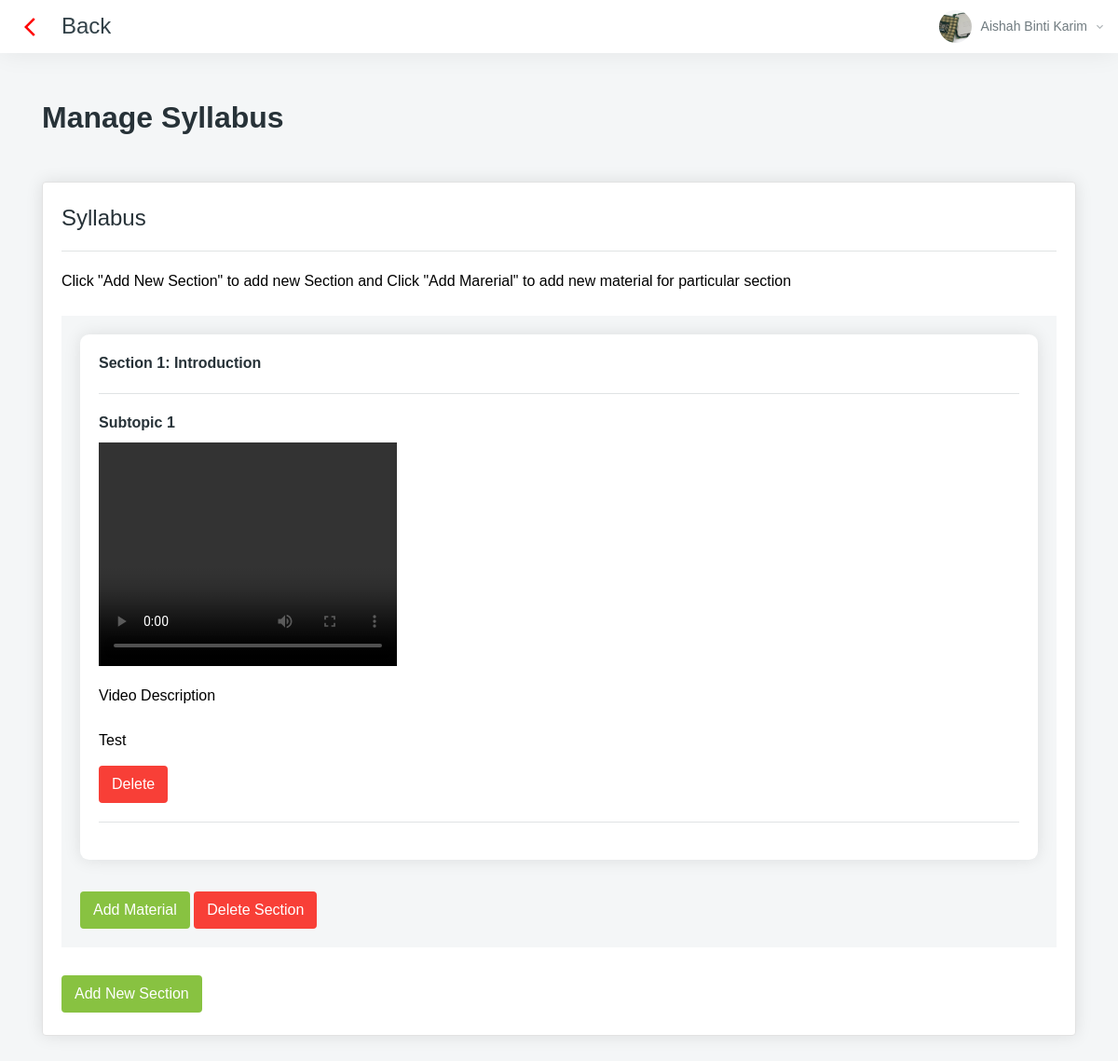
Page /instructor/matapelajaran.php?id=1 (signed in) on the committed database.
### tables this page shows
CREATE TABLE `instructor` (
  `instructor_id` int(11) NOT NULL,
  `instructor_name` varchar(80) NOT NULL,
  `instructor_email` varchar(80) NOT NULL,
  `instructor_password` varchar(80) NOT NULL,
  `instructor_ic` varchar(30) NOT NULL,
  `instructor_phone_number` varchar(30) NOT NULL,
  `instructor_quotes` varchar(255) DEFAULT NULL,
  `instructor_qualification` varchar(80) NOT NULL DEFAULT 'Degree',
  `instructor_pic_path` varchar(80) DEFAULT 'default.png',
  `instructor_path_file` varchar(80) NOT NULL
);

CREATE TABLE `section` (
  `section_id` int(11) NOT NULL,
  `section_number` int(11) NOT NULL,
  `section_name` varchar(80) NOT NULL,
  `section_created` date NOT NULL,
  `content_id` int(11) NOT NULL
);

CREATE TABLE `resources` (
  `resource_id` int(11) NOT NULL,
  `resource_path` varchar(80) NOT NULL,
  `resource_description` varchar(255) NOT NULL,
  `resource_created` date NOT NULL,
  `resource_updated` date DEFAULT NULL,
  `section_id` int(11) NOT NULL
);

### instructor/matapelajaran.php (the view, shortened to what this page needs)
<?php
include "../resources/conn.php";
$instructor_id = $_SESSION['instructor_id'];
$sql100 = "SELECT * FROM instructor WHERE instructor_id = " . $instructor_id . "";
$result100  = $conn->query($sql100);
if ($result100->num_rows > 0) {
    $row100 = $result100->fetch_assoc();
    $name100 = $row100['instructor_name'];
    $path100 = $row100['instructor_pic_path'];
}
if (isset($_GET['id'])) {
    $content_id = $_GET['id'];
}
?>
<!DOCTYPE html>
<html lang="en">
<head>
    <link href="../resources/vendors/vectormap/jquery-jvectormap-2.0.3.css" rel="stylesheet" type="text/css" />
    <link href="../resources/vendors/jquery-toggles/css/toggles.css" rel="stylesheet" type="text/css">
    <link href="../resources/vendors/jquery-toggles/css/themes/toggles-light.css" rel="stylesheet" type="text/css">
    <link href="../resources/vendors/jquery-toast-plugin/dist/jquery.toast.min.css" rel="stylesheet" type="text/css">
    <link href="../resources/vendors/datatables.net-dt/css/jquery.dataTables.min.css" rel="stylesheet" type="text/css" />
    <link href="../resources/vendors/datatables.net-responsive-dt/css/responsive.dataTables.min.css" rel="stylesheet" type="text/css" />
    <link href="../resources/dist/css/style.css" rel="stylesheet" type="text/css">
</head>
<body>
    <div class="hk-wrapper hk-alt-nav">
        <nav class="navbar navbar-expand-xl navbar-light fixed-top hk-navbar hk-navbar-alt">
            <a class="nav-link-hover" style="padding-left:10px;" href="index.php"><i class="material-icons" style="color: red; line-height: 40px;">arrow_back_ios</i></a>
            <nav class="navbar navbar-light ">
                <span class="navbar-brand mb-0 h4">Back</span>
            </nav>
            <ul class="navbar-nav hk-navbar-content">
                <li class="nav-item dropdown dropdown-authentication">
                    <a class="nav-link dropdown-toggle no-caret" href="#" role="button" data-toggle="dropdown" aria-haspopup="true" aria-expanded="false">
                        <div class="media">
                            <div class="media-img-wrap">
                                <div class="avatar">
                                    <img src="../resources/img/profile/<?php echo $path100; ?>" alt="user" class="avatar-img rounded-circle">
                                </div>
                            </div>
                            <div class="media-body">
                                <span><?php echo $name100; ?><i class="zmdi zmdi-chevron-down"></i></span>
                            </div>
                        </div>
                    </a>
                </li>
            </ul>
        </nav>
        <div class="hk-pg-wrapper">
            <div class="container mt-xl-50 mt-sm-30 mt-15">
                <div class="hk-pg-header align-items-top">
                    <div>
                        <h2 class="hk-pg-title font-weight-600 mb-10">Manage Syllabus</h2>
                    </div>
                </div>
                <div class="row">
                    <div class="col-xl-12">
                        <section class="hk-sec-wrapper">
                            <h4>Syllabus</h4>
                            <hr>
                            <p class="mb-25">Click "Add New Section" to add new Section and Click "Add Marerial" to add new material for particular section</p>
                            <div class="row">
                                <div class="col-sm">
                                    <div class="row">
                                        <div class="col-sm">
                                            <?php
                                            $sql = "SELECT *  FROM section WHERE content_id = " . $content_id . "";
                                            $result = $conn->query($sql);
                                            if ($result->num_rows > 0) {
                                                $i = 1;
                                                while ($row = $result->fetch_assoc()) { ?>
                                                    <div style="background-color: #f4f6f7; margin-bottom:30px;">
                                                        <div class="card-body">
                                                            <div class="row">
                                                                <div class="col-sm">
                                                                    <div class="card">
                                                                        <div class="card-body">
                                                                            <h6>Section <?php echo $i; ?>: <?php echo $row['section_name']; ?></h6>
                                                                            <hr>
                                                                            <?php
                                                                            $sql2 = "SELECT * FROM resources WHERE section_id = " . $row['section_id'] . "";
                                                                            $result2 = $conn->query($sql2);
                                                                            if ($result2->num_rows > 0) {
                                                                                $m = 1;
                                                                                while ($row2 = $result2->fetch_assoc()) { ?>
                                                                                    <h6 style="margin-bottom: 10px;">Subtopic <?php echo $m; ?></h6>
                                                                                    <div>
                                                                                        <video width="320" height="240" controls>
                                                                                            <source src="../resources/data/user/<?php echo $instructor_id ?>/<?php echo $content_id ?>/<?php echo $row2['section_id'] ?>/<?php echo $row2['resource_path'] ?>" type="video/mp4">
                                                                                            <source src="../resources/data/user/<?php echo $instructor_id ?>/<?php echo $content_id ?>/<?php echo $row2['section_id'] ?>/<?php echo $row2['resource_path'] ?>" type="video/mkv">
                                                                                        </video>
                                                                                    </div>
                                                                                    <p style="margin-top: 20px;">Video Description</p><br>
                                                                                    <p><?php echo $row2['resource_description']; ?></p>
                                                                                    <form method="POST">
                                                                                        <button OnClick="return confirm('Confirm to delete this data?');" name="delete$m" class="btn btn-danger mt-15">Delete</button>
                                                                                    </form>
                                                                                    <hr>
                                                                            <?php
                                                                                    $m++;
                                                                                }
                                                                            }
                                                                            ?>
                                                                        </div>
                                                                    </div>
                                                                    <button class="btn btn-primary mt-20" onclick="addmaterial(<?php echo $i; ?>)"> Add Material</button>
                                                                    <form style="display: inline !important;" method="POST">
                                                                        <button OnClick="return confirm('Confirm to delete this data?');" name="delete_section$i" class="btn btn-danger  mt-20"> Delete Section</button>
                                                                    </form>
                                                                </div>
                                                            </div>
                                                        </div>
                                                    </div>
                                            <?php
                                                    $i++;
                                                }
                                            }
                                            ?>
                                        </div>
                                    </div>
                                </div>
                            </div>
                            <button class="btn btn-primary" onclick="addsection()">Add New Section</button>
                        </section>
                    </div>
                </div>
            </div>
        </div>
    </div>
</body>
</html>

### rows in the picture
instructor: instructor_pic_path (picture), instructor_name "Aishah Binti Karim"
section: section_name "Introduction"
resources: resource_description "Test"
